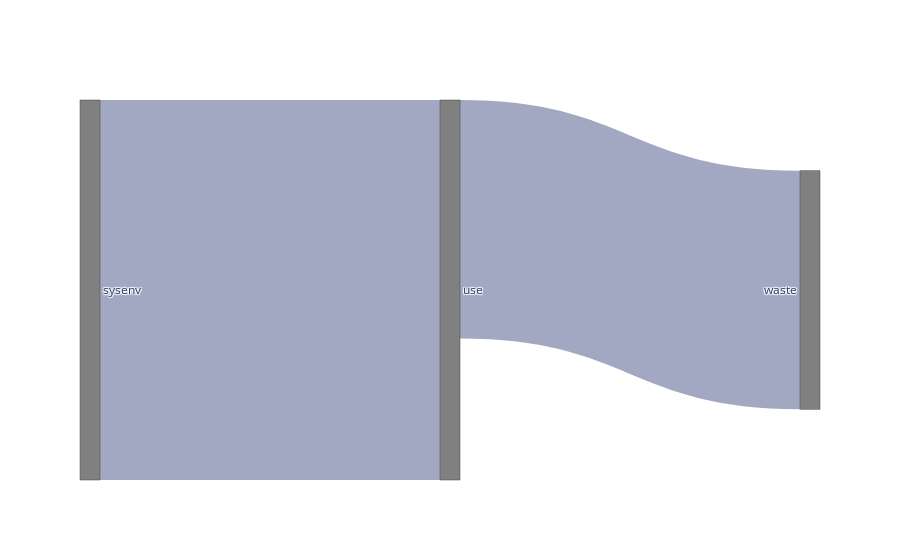

Notebook code for this chart:
### Code cell
fig = fde.PlotlySankeyPlotter(mfa=ConcreteMFA_FR, exclude_processes=[]).plot()
fig.show()

### Figure 1 — Plotly figure (JSON) as saved in the notebook; plotly's stock layout.template omitted (floating-point values rounded to 4 significant figures)
{"data": [{"arrangement": "snap", "link": {"color": ["hsl(230,20,70)", "hsl(230,20,70)"], "label": ["sysenv => use", "use => waste"], "source": [0, 1], "target": [1, 2], "value": [7541000.0, 4732000.0]}, "node": {"color": ["gray", "gray", "gray"], "label": ["sysenv", "use", "waste"], "pad": 10}, "type": "sankey"}], "layout": {}}
